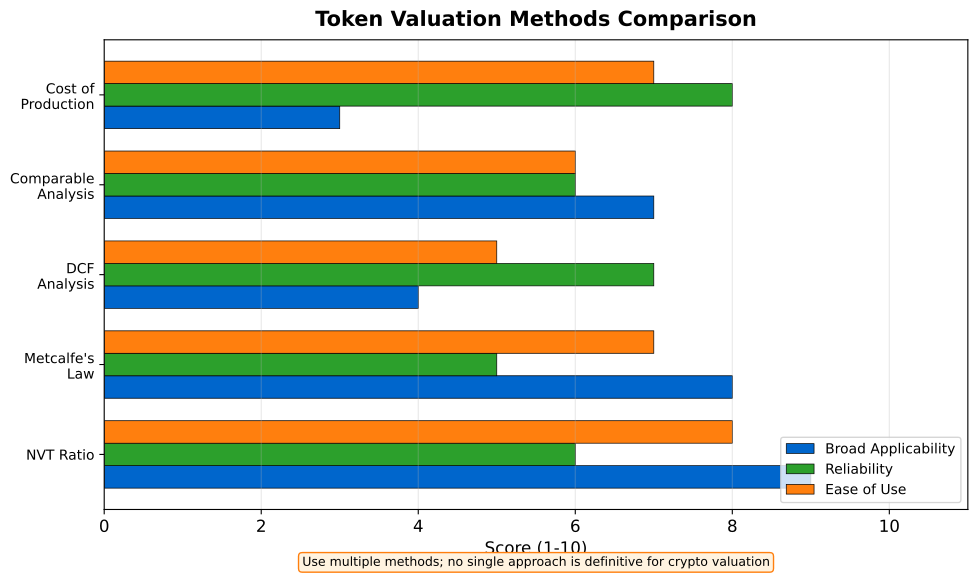

Recreate this plot in Python.
"""
Token Valuation Methods Comparison
Horizontal bar showing applicability and reliability of each method
"""

import matplotlib.pyplot as plt
import numpy as np
from pathlib import Path

CHART_METADATA = {
    'title': 'Valuation Methods',
    'url': 'https://github.com/Digital-AI-Finance/Blockchain_Crypto/tree/main/Module_D_Tokenomics/L31_Token_Classification/charts/02_valuation_methods'
}

plt.rcParams.update({
    'font.size': 14,
    'axes.labelsize': 14,
    'axes.titlesize': 16,
    'xtick.labelsize': 12,
    'ytick.labelsize': 12,
    'legend.fontsize': 12,
    'figure.figsize': (10, 6),
    'figure.dpi': 150
})

MLPURPLE = '#3333B2'
MLBLUE = '#0066CC'
MLORANGE = '#FF7F0E'
MLGREEN = '#2CA02C'
MLRED = '#D62728'

fig, ax = plt.subplots(figsize=(10, 6))

# Valuation methods
methods = ['NVT Ratio', "Metcalfe's\nLaw", 'DCF\nAnalysis', 'Comparable\nAnalysis', 'Cost of\nProduction']

# Metrics
applicability = [9, 8, 4, 7, 3]  # How widely applicable
reliability = [6, 5, 7, 6, 8]  # How reliable when applicable
ease_of_use = [8, 7, 5, 6, 7]  # How easy to calculate

y_pos = np.arange(len(methods))
height = 0.25

bars1 = ax.barh(y_pos - height, applicability, height, label='Broad Applicability',
                color=MLBLUE, edgecolor='black', linewidth=0.5)
bars2 = ax.barh(y_pos, reliability, height, label='Reliability',
                color=MLGREEN, edgecolor='black', linewidth=0.5)
bars3 = ax.barh(y_pos + height, ease_of_use, height, label='Ease of Use',
                color=MLORANGE, edgecolor='black', linewidth=0.5)

ax.set_yticks(y_pos)
ax.set_yticklabels(methods, fontsize=14)
ax.set_xlabel('Score (1-10)', fontsize=15)
ax.set_xlim(0, 11)

ax.legend(loc='lower right', fontsize=14)
ax.grid(True, alpha=0.3, axis='x')

# Add annotations
ax.text(0.5, -0.12, 'Use multiple methods; no single approach is definitive for crypto valuation',
        transform=ax.transAxes, ha='center', fontsize=14,
        bbox=dict(boxstyle='round,pad=0.3', facecolor='#FFF3E0', edgecolor=MLORANGE))

ax.set_title('Token Valuation Methods Comparison', fontweight='bold', fontsize=15, pad=10)
plt.tight_layout()

output_path = Path(__file__).parent / 'chart.pdf'
plt.savefig(output_path, bbox_inches='tight', dpi=300)
print(f"Chart saved to: {output_path.absolute()}")
plt.close()
